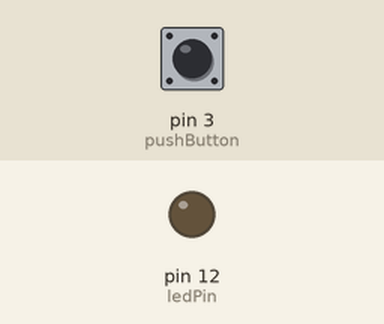
Recording of a sketch running on a simulated Arduino Uno, built with avr-gcc and run on an emulated ATmega328P. On the bench: output pins drawn as LEDs (lit = HIGH). Inputs (shaded band) come from the test bench; at power-on: pin 3 (pushButton) LOW.

Above: at 1.2 s.
1.3 s: pin 3 (pushButton) pulled HIGH for 0.15 s
At 1.7 s:
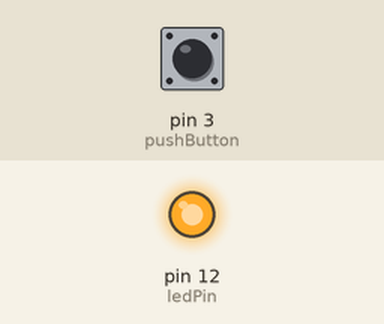
2.9 s: pin 3 (pushButton) pulled HIGH for 1 s
At 4.1 s:
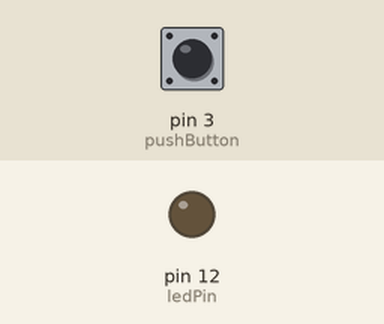
5.4 s: pin 3 (pushButton) pulled HIGH for 3.2 s
At 6.0 s:
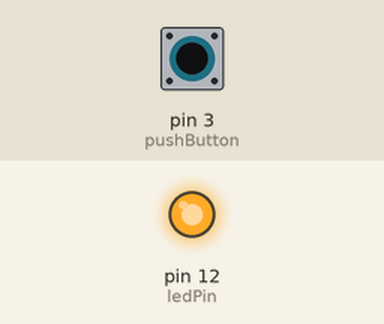
Timing chart, 0 to 8.4 s (numbered marks = the images above; inputs shaded):
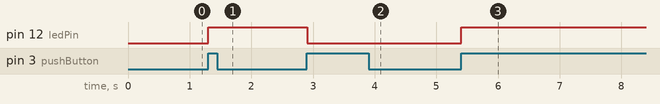

The sketch:

Sketch4.ino
```cpp
/*
  Press the button once to turn on the LED and
  press the button again to turn off the LED
  (Can be repeated)
*/

int pushButton = 3;
int ledPin = 12;
boolean lastButton = LOW;
boolean currentButton = LOW;
boolean ledOn = false;

void setup() {
  pinMode(pushButton, INPUT);
  pinMode(ledPin, OUTPUT);
}

boolean debounce(boolean last) {
  boolean current = digitalRead(pushButton);
  if (last != current) {
    delay(5);
    current = digitalRead(pushButton);
  }
  return current;
}

void loop() {
  currentButton = debounce(lastButton);
  if (lastButton == LOW && currentButton == HIGH) {
    ledOn = !ledOn;
  }
  lastButton = currentButton;
  digitalWrite(ledPin, ledOn);
}
```

Measured:
- after the input at 1.3 s, pin 12 (ledPin): LOW → HIGH at once
- after the input at 2.9 s, pin 12 (ledPin): HIGH → LOW at once
- after the input at 5.4 s, pin 12 (ledPin): LOW → HIGH at once
